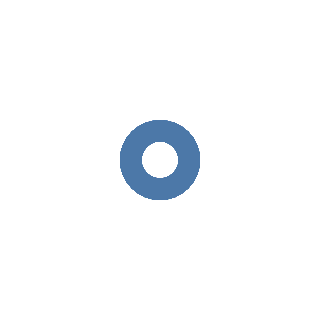

The cell this chart's notebook holds for it:
### Code cell
#chart.mark_point().encode(y = 'Country/Other')
chart.mark_point()

### Figure 1 — Vega-Lite specification as saved in the notebook (floating-point values rounded to 4 significant figures)
{"config": {"view": {"continuousWidth": 400, "continuousHeight": 300}}, "data": {"name": "data-77a76025578c7b8a59d1f10cd99c45dd"}, "mark": "point", "$schema": "https://vega.github.io/schema/vega-lite/v4.8.1.json", "datasets": {"data-77a76025578c7b8a59d1f10cd99c45dd": [{"Country": "Albania", "Total Cases": 334084, "Total Deaths": 3595, "Total Recovered": 328800.0, "Active Cases": 1687.0, "Tot Cases/ 1M pop": 116553, "Deaths/ 1M pop": 1254, "Total Tests": 1941032, "Tests/ 1M pop": 677173, "Population": 2866374}, {"Country": "Andorra", "Total Cases": 47781, "Total Deaths": 165, "Total Recovered": 47560.0, "Active Cases": 53.0, "Tot Cases/ 1M pop": 616824, "Deaths/ 1M pop": 2130, "Total Tests": 249838, "Tests/ 1M pop": 3225256, "Population": 77463}, {"Country": "Austria", "Total Cases": 5747540, "Total Deaths": 21589, "Total Recovered": 5702000.0, "Active Cases": 23610.0, "Tot Cases/ 1M pop": 633917, "Deaths/ 1M pop": 2381, "Total Tests": 205247898, "Tests/ 1M pop": 22637528, "Population": 9066710}, {"Country": "Belarus", "Total Cases": 994037, "Total Deaths": 7118, "Total Recovered": 985600.0, "Active Cases": 1327.0, "Tot Cases/ 1M pop": 105381, "Deaths/ 1M pop": 755, "Total Tests": 13646641, "Tests/ 1M pop": 1446722, "Population": 9432800}, {"Country": "Belgium", "Total Cases": 4686147, "Total Deaths": 33478, "Total Recovered": 4631000.0, "Active Cases": 21670.0, "Tot Cases/ 1M pop": 401614, "Deaths/ 1M pop": 2869, "Total Tests": 36481740, "Tests/ 1M pop": 3126574, "Population": 11668278}, {"Country": "Bosnia and Herzegovina", "Total Cases": 401232, "Total Deaths": 16244, "Total Recovered": 379000.0, "Active Cases": 5992.0, "Tot Cases/ 1M pop": 123482, "Deaths/ 1M pop": 4999, "Total Tests": 1883616, "Tests/ 1M pop": 579696, "Population": 3249317}, {"Country": "Bulgaria", "Total Cases": 1294604, "Total Deaths": 38154, "Total Recovered": 1253000.0, "Active Cases": 3445.0, "Tot Cases/ 1M pop": 189142, "Deaths/ 1M pop": 5574, "Total Tests": 10952860, "Tests/ 1M pop": 1600220, "Population": 6844597}, {"Country": "Channel Islands", "Total Cases": 100846, "Total Deaths": 220, "Total Recovered": 100300.0, "Active Cases": 348.0, "Tot Cases/ 1M pop": 571485, "Deaths/ 1M pop": 1247, "Total Tests": 1252808, "Tests/ 1M pop": 7099551, "Population": 176463}, {"Country": "Croatia", "Total Cases": 1266749, "Total Deaths": 17790, "Total Recovered": 1248000.0, "Active Cases": 1085.0, "Tot Cases/ 1M pop": 312062, "Deaths/ 1M pop": 4383, "Total Tests": 5457095, "Tests/ 1M pop": 1344348, "Population": 4059286}, {"Country": "Czechia", "Total Cases": 4586086, "Total Deaths": 42269, "Total Recovered": 4538000.0, "Active Cases": 6262.0, "Tot Cases/ 1M pop": 427138, "Deaths/ 1M pop": 3937, "Total Tests": 56853138, "Tests/ 1M pop": 5295174, "Population": 10736784}, {"Country": "Denmark", "Total Cases": 3171515, "Total Deaths": 7982, "Total Recovered": 3161000.0, "Active Cases": 2880.0, "Tot Cases/ 1M pop": 543538, "Deaths/ 1M pop": 1368, "Total Tests": 129094301, "Tests/ 1M pop": 22124320, "Population": 5834950}, {"Country": "Estonia", "Total Cases": 613206, "Total Deaths": 2896, "Total Recovered": 525000.0, "Active Cases": 85320.0, "Tot Cases/ 1M pop": 463879, "Deaths/ 1M pop": 2191, "Total Tests": 3648199, "Tests/ 1M pop": 2759794, "Population": 1321910}, {"Country": "Faeroe Islands", "Total Cases": 34658, "Total Deaths": 28, "Total Recovered": null, "Active Cases": null, "Tot Cases/ 1M pop": 703959, "Deaths/ 1M pop": 569, "Total Tests": 778000, "Tests/ 1M pop": 15802409, "Population": 49233}, {"Country": "Finland", "Total Cases": 1449824, "Total Deaths": 8557, "Total Recovered": 1433000.0, "Active Cases": 7885.0, "Tot Cases/ 1M pop": 260996, "Deaths/ 1M pop": 1540, "Total Tests": 12007701, "Tests/ 1M pop": 2161618, "Population": 5554960}, {"Country": "France", "Total Cases": 39467281, "Total Deaths": 163644, "Total Recovered": 39110000.0, "Active Cases": 196900.0, "Tot Cases/ 1M pop": 601777, "Deaths/ 1M pop": 2495, "Total Tests": 271490188, "Tests/ 1M pop": 4139547, "Population": 65584518}, {"Country": "Germany", "Total Cases": 37649808, "Total Deaths": 164391, "Total Recovered": 37170000.0, "Active Cases": 315700.0, "Tot Cases/ 1M pop": 448834, "Deaths/ 1M pop": 1960, "Total Tests": 122332384, "Tests/ 1M pop": 1458359, "Population": 83883596}, {"Country": "Gibraltar", "Total Cases": 20379, "Total Deaths": 111, "Total Recovered": 16580.0, "Active Cases": 3689.0, "Tot Cases/ 1M pop": 604646, "Deaths/ 1M pop": 3293, "Total Tests": 534283, "Tests/ 1M pop": 15852213, "Population": 33704}, {"Country": "Greece", "Total Cases": 5548487, "Total Deaths": 34779, "Total Recovered": 5514000.0, "Active Cases": 0.0, "Tot Cases/ 1M pop": 537819, "Deaths/ 1M pop": 3371, "Total Tests": 102228365, "Tests/ 1M pop": 9909078, "Population": 10316637}, {"Country": "Hungary", "Total Cases": 2191200, "Total Deaths": 48629, "Total Recovered": 2134000.0, "Active Cases": 8597.0, "Tot Cases/ 1M pop": 228101, "Deaths/ 1M pop": 5062, "Total Tests": 11394556, "Tests/ 1M pop": 1186160, "Population": 9606259}, {"Country": "Iceland", "Total Cases": 208539, "Total Deaths": 229, "Total Recovered": null, "Active Cases": null, "Tot Cases/ 1M pop": 603773, "Deaths/ 1M pop": 663, "Total Tests": 1996384, "Tests/ 1M pop": 5780036, "Population": 345393}, {"Country": "Ireland", "Total Cases": 1699347, "Total Deaths": 8431, "Total Recovered": 1679000.0, "Active Cases": 12230.0, "Tot Cases/ 1M pop": 338502, "Deaths/ 1M pop": 1679, "Total Tests": 12962679, "Tests/ 1M pop": 2582105, "Population": 5020199}, {"Country": "Isle of Man", "Total Cases": 38008, "Total Deaths": 116, "Total Recovered": null, "Active Cases": null, "Tot Cases/ 1M pop": 443335, "Deaths/ 1M pop": 1353, "Total Tests": 150753, "Tests/ 1M pop": 1758422, "Population": 85732}, {"Country": "Italy", "Total Cases": 25363742, "Total Deaths": 185993, "Total Recovered": 24820000.0, "Active Cases": 353600.0, "Tot Cases/ 1M pop": 420886, "Deaths/ 1M pop": 3086, "Total Tests": 264182282, "Tests/ 1M pop": 4383839, "Population": 60262770}, {"Country": "Latvia", "Total Cases": 975035, "Total Deaths": 6203, "Total Recovered": 968300.0, "Active Cases": 541.0, "Tot Cases/ 1M pop": 527377, "Deaths/ 1M pop": 3355, "Total Tests": 7854953, "Tests/ 1M pop": 4248591, "Population": 1848837}, {"Country": "Liechtenstein", "Total Cases": 21319, "Total Deaths": 88, "Total Recovered": 21210.0, "Active Cases": 20.0, "Tot Cases/ 1M pop": 555370, "Deaths/ 1M pop": 2292, "Total Tests": 112457, "Tests/ 1M pop": 2929559, "Population": 38387}, {"Country": "Lithuania", "Total Cases": 1293703, "Total Deaths": 9525, "Total Recovered": 1278000.0, "Active Cases": 5738.0, "Tot Cases/ 1M pop": 486042, "Deaths/ 1M pop": 3579, "Total Tests": 10337843, "Tests/ 1M pop": 3883913, "Population": 2661708}, {"Country": "Luxembourg", "Total Cases": 297757, "Total Deaths": 1133, "Total Recovered": 289000.0, "Active Cases": 7633.0, "Tot Cases/ 1M pop": 463528, "Deaths/ 1M pop": 1764, "Total Tests": 4412567, "Tests/ 1M pop": 6869188, "Population": 642371}, {"Country": "Malta", "Total Cases": 116882, "Total Deaths": 822, "Total Recovered": 115300.0, "Active Cases": 735.0, "Tot Cases/ 1M pop": 263228, "Deaths/ 1M pop": 1851, "Total Tests": 2105916, "Tests/ 1M pop": 4742702, "Population": 444033}, {"Country": "Moldova", "Total Cases": 597598, "Total Deaths": 11947, "Total Recovered": 504100.0, "Active Cases": 81510.0, "Tot Cases/ 1M pop": 148909, "Deaths/ 1M pop": 2977, "Total Tests": 3216305, "Tests/ 1M pop": 801437, "Population": 4013171}, {"Country": "Monaco", "Total Cases": 16040, "Total Deaths": 65, "Total Recovered": 15950.0, "Active Cases": 24.0, "Tot Cases/ 1M pop": 403187, "Deaths/ 1M pop": 1634, "Total Tests": 78646, "Tests/ 1M pop": 1976875, "Population": 39783}, {"Country": "Montenegro", "Total Cases": 285773, "Total Deaths": 2794, "Total Recovered": 282500.0, "Active Cases": 527.0, "Tot Cases/ 1M pop": 455089, "Deaths/ 1M pop": 4449, "Total Tests": 2690571, "Tests/ 1M pop": 4284690, "Population": 627950}, {"Country": "Netherlands", "Total Cases": 8578818, "Total Deaths": 22989, "Total Recovered": 8535000.0, "Active Cases": 20840.0, "Tot Cases/ 1M pop": 498437, "Deaths/ 1M pop": 1336, "Total Tests": 25984435, "Tests/ 1M pop": 1509718, "Population": 17211447}, {"Country": "North Macedonia", "Total Cases": 346297, "Total Deaths": 9633, "Total Recovered": 336500.0, "Active Cases": 204.0, "Tot Cases/ 1M pop": 166385, "Deaths/ 1M pop": 4628, "Total Tests": 2213883, "Tests/ 1M pop": 1063700, "Population": 2081304}, {"Country": "Norway", "Total Cases": 1477205, "Total Deaths": 4571, "Total Recovered": 1471000.0, "Active Cases": 1809.0, "Tot Cases/ 1M pop": 268029, "Deaths/ 1M pop": 829, "Total Tests": 11002430, "Tests/ 1M pop": 1996315, "Population": 5511370}, {"Country": "Poland", "Total Cases": 6374645, "Total Deaths": 118675, "Total Recovered": 5336000.0, "Active Cases": 920000.0, "Tot Cases/ 1M pop": 168910, "Deaths/ 1M pop": 3145, "Total Tests": 38070118, "Tests/ 1M pop": 1008753, "Population": 37739785}, {"Country": "Portugal", "Total Cases": 5557941, "Total Deaths": 25805, "Total Recovered": 5529000.0, "Active Cases": 2865.0, "Tot Cases/ 1M pop": 548090, "Deaths/ 1M pop": 2545, "Total Tests": 45879317, "Tests/ 1M pop": 4524333, "Population": 10140570}, {"Country": "Romania", "Total Cases": 3319680, "Total Deaths": 67504, "Total Recovered": 3245000.0, "Active Cases": 7595.0, "Tot Cases/ 1M pop": 174432, "Deaths/ 1M pop": 3547, "Total Tests": 26244526, "Tests/ 1M pop": 1379017, "Population": 19031335}, {"Country": "Russia", "Total Cases": 21876336, "Total Deaths": 394569, "Total Recovered": 21290000.0, "Active Cases": 188500.0, "Tot Cases/ 1M pop": 150037, "Deaths/ 1M pop": 2706, "Total Tests": 273400000, "Tests/ 1M pop": 1875095, "Population": 145805947}, {"Country": "San Marino", "Total Cases": 23290, "Total Deaths": 121, "Total Recovered": 23030.0, "Active Cases": 135.0, "Tot Cases/ 1M pop": 683292, "Deaths/ 1M pop": 3550, "Total Tests": 157634, "Tests/ 1M pop": 4624732, "Population": 34085}, {"Country": "Serbia", "Total Cases": 2462353, "Total Deaths": 17630, "Total Recovered": 2429000.0, "Active Cases": 16100.0, "Tot Cases/ 1M pop": 284566, "Deaths/ 1M pop": 2037, "Total Tests": 12040278, "Tests/ 1M pop": 1391454, "Population": 8653016}, {"Country": "Slovakia", "Total Cases": 1860315, "Total Deaths": 20894, "Total Recovered": 1839000.0, "Active Cases": 747.0, "Tot Cases/ 1M pop": 340705, "Deaths/ 1M pop": 3827, "Total Tests": 7384670, "Tests/ 1M pop": 1352456, "Population": 5460193}, {"Country": "Slovenia", "Total Cases": 1318939, "Total Deaths": 7039, "Total Recovered": 1304000.0, "Active Cases": 8053.0, "Tot Cases/ 1M pop": 634705, "Deaths/ 1M pop": 3387, "Total Tests": 2818352, "Tests/ 1M pop": 1356259, "Population": 2078034}, {"Country": "Spain", "Total Cases": 13711251, "Total Deaths": 117759, "Total Recovered": 13520000.0, "Active Cases": 70640.0, "Tot Cases/ 1M pop": 293483, "Deaths/ 1M pop": 2521, "Total Tests": 471036328, "Tests/ 1M pop": 10082298, "Population": 46719142}, {"Country": "Sweden", "Total Cases": 2687840, "Total Deaths": 22610, "Total Recovered": 2637000.0, "Active Cases": 27910.0, "Tot Cases/ 1M pop": 263025, "Deaths/ 1M pop": 2213, "Total Tests": 19369173, "Tests/ 1M pop": 1895413, "Population": 10218971}, {"Country": "Switzerland", "Total Cases": 4384899, "Total Deaths": 14451, "Total Recovered": 4352000.0, "Active Cases": 18300.0, "Tot Cases/ 1M pop": 499781, "Deaths/ 1M pop": 1647, "Total Tests": 23318743, "Tests/ 1M pop": 2657819, "Population": 8773637}, {"Country": "UK", "Total Cases": 24243393, "Total Deaths": 202157, "Total Recovered": 23950000.0, "Active Cases": 91330.0, "Tot Cases/ 1M pop": 353929, "Deaths/ 1M pop": 2951, "Total Tests": 522526476, "Tests/ 1M pop": 7628357, "Population": 68497907}, {"Country": "Ukraine", "Total Cases": 5364322, "Total Deaths": 110920, "Total Recovered": 5248000.0, "Active Cases": 5894.0, "Tot Cases/ 1M pop": 124197, "Deaths/ 1M pop": 2568, "Total Tests": 32603805, "Tests/ 1M pop": 754855, "Population": 43192122}]}}
